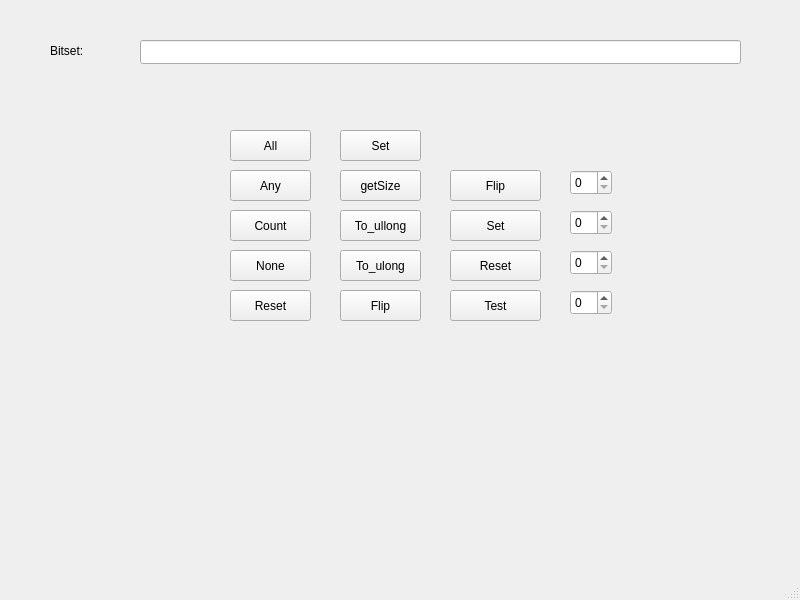
<?xml version="1.0" encoding="UTF-8"?>
<ui version="4.0">
 <class>MainWindow</class>
 <widget class="QMainWindow" name="MainWindow">
  <property name="geometry">
   <rect>
    <x>0</x>
    <y>0</y>
    <width>800</width>
    <height>600</height>
   </rect>
  </property>
  <property name="windowTitle">
   <string>MainWindow</string>
  </property>
  <widget class="QWidget" name="centralwidget">
   <widget class="QLineEdit" name="lineEdit">
    <property name="enabled">
     <bool>true</bool>
    </property>
    <property name="geometry">
     <rect>
      <x>140</x>
      <y>40</y>
      <width>601</width>
      <height>24</height>
     </rect>
    </property>
    <property name="readOnly">
     <bool>true</bool>
    </property>
   </widget>
   <widget class="QLabel" name="label">
    <property name="geometry">
     <rect>
      <x>50</x>
      <y>40</y>
      <width>61</width>
      <height>21</height>
     </rect>
    </property>
    <property name="text">
     <string>Bitset:</string>
    </property>
   </widget>
   <widget class="QLabel" name="label_ans">
    <property name="geometry">
     <rect>
      <x>80</x>
      <y>80</y>
      <width>511</width>
      <height>16</height>
     </rect>
    </property>
    <property name="text">
     <string/>
    </property>
   </widget>
   <widget class="QPushButton" name="pushButton_all">
    <property name="geometry">
     <rect>
      <x>230</x>
      <y>130</y>
      <width>81</width>
      <height>31</height>
     </rect>
    </property>
    <property name="text">
     <string>All</string>
    </property>
   </widget>
   <widget class="QPushButton" name="pushButton_any">
    <property name="geometry">
     <rect>
      <x>230</x>
      <y>170</y>
      <width>81</width>
      <height>31</height>
     </rect>
    </property>
    <property name="text">
     <string>Any</string>
    </property>
   </widget>
   <widget class="QPushButton" name="pushButton_count">
    <property name="geometry">
     <rect>
      <x>230</x>
      <y>210</y>
      <width>81</width>
      <height>31</height>
     </rect>
    </property>
    <property name="text">
     <string>Count</string>
    </property>
   </widget>
   <widget class="QSpinBox" name="spinBox_reset">
    <property name="geometry">
     <rect>
      <x>570</x>
      <y>250</y>
      <width>42</width>
      <height>25</height>
     </rect>
    </property>
    <property name="minimum">
     <number>0</number>
    </property>
    <property name="maximum">
     <number>9</number>
    </property>
   </widget>
   <widget class="QPushButton" name="pushButton_resetArg">
    <property name="geometry">
     <rect>
      <x>450</x>
      <y>250</y>
      <width>91</width>
      <height>31</height>
     </rect>
    </property>
    <property name="text">
     <string>Reset</string>
    </property>
   </widget>
   <widget class="QSpinBox" name="spinBox_flip">
    <property name="geometry">
     <rect>
      <x>570</x>
      <y>170</y>
      <width>42</width>
      <height>25</height>
     </rect>
    </property>
    <property name="minimum">
     <number>0</number>
    </property>
    <property name="maximum">
     <number>9</number>
    </property>
   </widget>
   <widget class="QPushButton" name="pushButton_none">
    <property name="geometry">
     <rect>
      <x>230</x>
      <y>250</y>
      <width>81</width>
      <height>31</height>
     </rect>
    </property>
    <property name="text">
     <string>None</string>
    </property>
   </widget>
   <widget class="QPushButton" name="pushButton_flipArg">
    <property name="geometry">
     <rect>
      <x>450</x>
      <y>170</y>
      <width>91</width>
      <height>31</height>
     </rect>
    </property>
    <property name="text">
     <string>Flip</string>
    </property>
   </widget>
   <widget class="QPushButton" name="pushButton_ullong">
    <property name="geometry">
     <rect>
      <x>340</x>
      <y>210</y>
      <width>81</width>
      <height>31</height>
     </rect>
    </property>
    <property name="text">
     <string>To_ullong</string>
    </property>
   </widget>
   <widget class="QPushButton" name="pushButton_testArg">
    <property name="geometry">
     <rect>
      <x>450</x>
      <y>290</y>
      <width>91</width>
      <height>31</height>
     </rect>
    </property>
    <property name="text">
     <string>Test</string>
    </property>
   </widget>
   <widget class="QSpinBox" name="spinBox_set">
    <property name="geometry">
     <rect>
      <x>570</x>
      <y>210</y>
      <width>42</width>
      <height>25</height>
     </rect>
    </property>
    <property name="minimum">
     <number>0</number>
    </property>
    <property name="maximum">
     <number>9</number>
    </property>
   </widget>
   <widget class="QPushButton" name="pushButton_getSize">
    <property name="geometry">
     <rect>
      <x>340</x>
      <y>170</y>
      <width>81</width>
      <height>31</height>
     </rect>
    </property>
    <property name="text">
     <string>getSize</string>
    </property>
   </widget>
   <widget class="QSpinBox" name="spinBox_test">
    <property name="geometry">
     <rect>
      <x>570</x>
      <y>290</y>
      <width>42</width>
      <height>25</height>
     </rect>
    </property>
    <property name="minimum">
     <number>0</number>
    </property>
    <property name="maximum">
     <number>9</number>
    </property>
   </widget>
   <widget class="QPushButton" name="pushButton_setArg">
    <property name="geometry">
     <rect>
      <x>450</x>
      <y>210</y>
      <width>91</width>
      <height>31</height>
     </rect>
    </property>
    <property name="text">
     <string>Set</string>
    </property>
   </widget>
   <widget class="QPushButton" name="pushButton_ulong">
    <property name="geometry">
     <rect>
      <x>340</x>
      <y>250</y>
      <width>81</width>
      <height>31</height>
     </rect>
    </property>
    <property name="text">
     <string>To_ulong</string>
    </property>
   </widget>
   <widget class="QPushButton" name="pushButton_set">
    <property name="geometry">
     <rect>
      <x>340</x>
      <y>130</y>
      <width>81</width>
      <height>31</height>
     </rect>
    </property>
    <property name="text">
     <string>Set</string>
    </property>
   </widget>
   <widget class="QPushButton" name="pushButton_reset">
    <property name="geometry">
     <rect>
      <x>230</x>
      <y>290</y>
      <width>81</width>
      <height>31</height>
     </rect>
    </property>
    <property name="text">
     <string>Reset</string>
    </property>
   </widget>
   <widget class="QPushButton" name="pushButton_flip">
    <property name="geometry">
     <rect>
      <x>340</x>
      <y>290</y>
      <width>81</width>
      <height>31</height>
     </rect>
    </property>
    <property name="text">
     <string>Flip</string>
    </property>
   </widget>
  </widget>
  <widget class="QMenuBar" name="menubar">
   <property name="geometry">
    <rect>
     <x>0</x>
     <y>0</y>
     <width>800</width>
     <height>37</height>
    </rect>
   </property>
  </widget>
  <widget class="QStatusBar" name="statusbar"/>
 </widget>
 <resources/>
 <connections/>
</ui>
